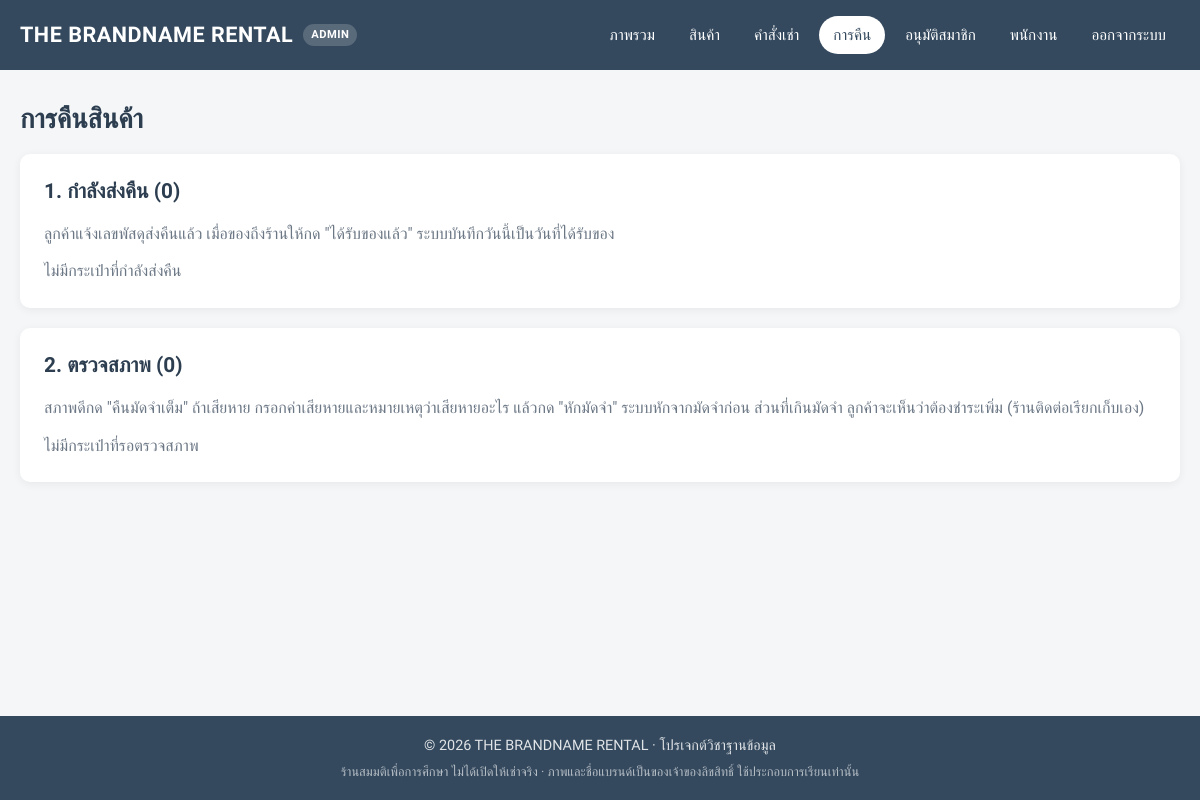
/project/admin/returns.php (signed in), run on an earlier commit of the app's database.
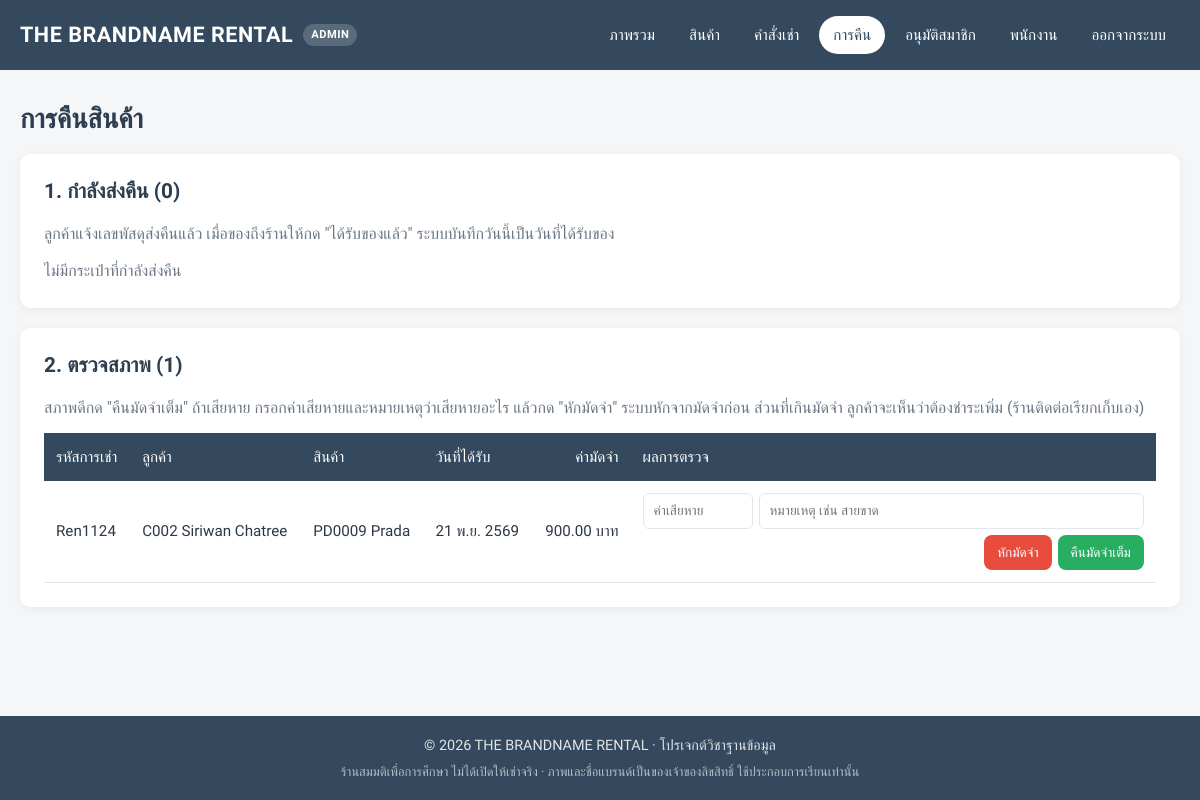
And on a later commit of the database.
### tables this page shows
CREATE TABLE rentals (
    rental_id     VARCHAR(50) PRIMARY KEY,
    order_id      VARCHAR(50) NOT NULL,
    product_id    VARCHAR(50) NOT NULL,
    employees_id  VARCHAR(50) NULL,
    track_rentals VARCHAR(50) NULL,
    rental_date   DATE        NOT NULL,
    rental_days   INT         NOT NULL,
    due_date      DATE AS (rental_date + INTERVAL rental_days DAY) STORED,
    daily_price   INT         NOT NULL,
    deposit_fee   INT         NOT NULL,
    shipped_date  DATE        NULL,
    rental_status ENUM('Pending', 'Accepted', 'Preparing', 'Shipped', 'Returning', 'Received', 'Completed', 'Deducted', 'Cancelled') NOT NULL DEFAULT 'Pending',
    INDEX idx_rentals_product_status (product_id, rental_status),
    FOREIGN KEY (order_id)     REFERENCES orders(order_id),
    FOREIGN KEY (product_id)   REFERENCES products(product_id),
    FOREIGN KEY (employees_id) REFERENCES employees(employees_id)
);

CREATE TABLE orders (
    order_id     VARCHAR(50)  PRIMARY KEY,
    customers_id VARCHAR(50)  NOT NULL,
    slip_file    VARCHAR(100) NULL,        
    created_at   DATETIME     NOT NULL DEFAULT CURRENT_TIMESTAMP,
    reviewed_at  DATETIME     NULL,        
    FOREIGN KEY (customers_id) REFERENCES customers(customers_id)
);

CREATE TABLE customers (
    customers_id        VARCHAR(50)  PRIMARY KEY,
    customers_firstname VARCHAR(50),
    customers_lastname  VARCHAR(50),
    gender              VARCHAR(50),
    customers_member    VARCHAR(10)  NOT NULL DEFAULT 'no',    
    member_until        DATE         NULL,                     
    phonenumber         VARCHAR(15),
    email               VARCHAR(100) NOT NULL UNIQUE,
    address             VARCHAR(200),
    postal_code         VARCHAR(10),
    password            VARCHAR(255) NOT NULL
);

CREATE TABLE products (
    product_id         VARCHAR(50) PRIMARY KEY,
    brand              VARCHAR(50),
    details            VARCHAR(100),
    daily_rental_price INT,
    image              VARCHAR(100) NULL    
);

CREATE TABLE returnss (
    return_id      VARCHAR(50)  PRIMARY KEY,
    rental_id      VARCHAR(50)  NOT NULL UNIQUE,
    return_date    DATE         NOT NULL,
    deduction      INT          NOT NULL DEFAULT 0,
    deduction_note VARCHAR(255) NULL,
    FOREIGN KEY (rental_id) REFERENCES rentals(rental_id)
);

### project/includes/helpers.php (called while the page is built, shortened)
<?php
function e($value): string
{
    return htmlspecialchars((string) ($value ?? ''), ENT_QUOTES, 'UTF-8');
}
function baht($amount): string
{
    return number_format((float) $amount, 2) . ' บาท';
}
function thai_date(?string $value): string
{
    $time = strtotime($value);
    $text = (int) date('j', $time) . ' ' . THAI_MONTHS[(int) date('n', $time) - 1] . ' ' . ((int) date('Y', $time) + 543);
    return strlen($value) > 10 ? $text . ' ' . date('H:i', $time) : $text;
}

### project/admin/returns.php (the view, shortened to what the changed rows need)
<?php
require_once '../includes/db.php';
$columns = "r.rental_id, o.customers_id, r.product_id, p.brand, r.deposit_fee, r.due_date, t.track_return, rs.return_date,
    c.customers_firstname, c.customers_lastname";
$from = "FROM rentals r
    JOIN orders o ON o.order_id = r.order_id
    JOIN customers c ON c.customers_id = o.customers_id
    JOIN track_return t ON t.rental_id = r.rental_id
    LEFT JOIN returnss rs ON rs.rental_id = r.rental_id
    LEFT JOIN products p ON p.product_id = r.product_id";
$incoming = $conn->query("SELECT $columns $from WHERE r.rental_status = 'Returning' ORDER BY r.due_date, r.rental_id")->fetch_all(MYSQLI_ASSOC);
$to_inspect = $conn->query("SELECT $columns $from WHERE r.rental_status = 'Received' ORDER BY rs.return_date, r.rental_id")->fetch_all(MYSQLI_ASSOC);
$customer_name = fn(array $row) => $row['customers_id'] . ' ' . $row['customers_firstname'] . ' ' . $row['customers_lastname'];
page_start('การคืนสินค้า', 'admin', 'returns');
?>
<h1>การคืนสินค้า</h1>
<div class="stack">
    <section class="card">
        <h2>1. กำลังส่งคืน (<?php echo count($incoming); ?>)</h2>
    </section>
    <section class="card">
        <h2>2. ตรวจสภาพ (<?php echo count($to_inspect); ?>)</h2>
        <p class="muted">สภาพดีกด "คืนมัดจำเต็ม" ถ้าเสียหาย กรอกค่าเสียหายและหมายเหตุว่าเสียหายอะไร แล้วกด "หักมัดจำ" ระบบหักจากมัดจำก่อน ส่วนที่เกินมัดจำ ลูกค้าจะเห็นว่าต้องชำระเพิ่ม (ร้านติดต่อเรียกเก็บเอง)</p>
        <?php if ($to_inspect): ?>
            <div class="table-wrap">
                <table class="table">
                    <thead>
                        <tr>
                            <th>รหัสการเช่า</th>
                            <th>ลูกค้า</th>
                            <th>สินค้า</th>
                            <th>วันที่ได้รับ</th>
                            <th class="num">ค่ามัดจำ</th>
                            <th>ผลการตรวจ</th>
                        </tr>
                    </thead>
                    <tbody>
                        <?php foreach ($to_inspect as $row): $deposit = (int) $row['deposit_fee']; ?>
                            <tr>
                                <td><?php echo e($row['rental_id']); ?></td>
                                <td><?php echo e($customer_name($row)); ?></td>
                                <td><?php echo e($row['product_id'] . ' ' . $row['brand']); ?></td>
                                <td class="nowrap"><?php echo e(thai_date($row['return_date'])); ?></td>
                                <td class="num"><?php echo baht($deposit); ?></td>
                                <td>
                                    <form method="POST" class="inspect-form">
                                        <input type="number" name="deduction" min="1" step="1" placeholder="ค่าเสียหาย" aria-label="ค่าเสียหาย (บาท)">
                                        <input type="text" name="deduction_note" maxlength="255" placeholder="หมายเหตุ เช่น สายขาด" aria-label="หมายเหตุถึงลูกค้า">
                                        <div class="inspect-actions">
                                            <button type="submit" name="action" value="deduct" class="btn btn-danger btn-sm"><?php echo $deposit > 0 ? 'หักมัดจำ' : 'บันทึกค่าเสียหาย'; ?></button>
                                            <button type="submit" name="action" value="complete" class="btn btn-success btn-sm"><?php echo $deposit > 0 ? 'คืนมัดจำเต็ม' : 'เสร็จสมบูรณ์'; ?></button>
                                        </div>
                                    </form>
                                </td>
                            </tr>
                        <?php endforeach; ?>
                    </tbody>
                </table>
            </div>
        <?php else: ?>
            <p class="muted">ไม่มีกระเป๋าที่รอตรวจสภาพ</p>
        <?php endif; ?>
    </section>
</div>
<?php page_end(); ?>

### project/includes/layout.php (shortened to what the changed rows need)
<?php
function page_base(string $area): string
{
    return $area === 'admin' ? '../' : '';
}
function page_start(string $title, string $area = 'shop', string $active = ''): void
{
    $base = page_base($area);
    $nav = $area === 'admin' ? admin_nav() : shop_nav();
    ?>
<!DOCTYPE html>
<html lang="th">
<head>
    <link rel="stylesheet" href="<?php echo $base; ?>assets/css/style.css">
</head>
<body class="area-<?php echo e($area); ?>">
<header class="site-header">
    <div class="container header-inner">
        <nav class="nav">
            <?php foreach ($nav as $item): ?>
                <?php if (isset($item['post'])): ?>
                    <form method="POST" action="<?php echo e($item['post']); ?>" class="nav-form">
                        <button type="submit" class="nav-link"><?php echo e($item['label']); ?></button>
                    </form>
                <?php else: ?>
                    <a class="nav-link<?php echo $item['key'] === $active ? ' active' : ''; ?>" href="<?php echo e($item['href']); ?>"><?php echo e($item['label']); ?></a>
                <?php endif; ?>
            <?php endforeach; ?>
        </nav>
    </div>
</header>
<main class="container page">
    <?php
}
function page_end(): void
{
    ?>
</main>
</body>
</html>
    <?php
}
function admin_nav(): array
{
    return [
        ['key' => 'dashboard', 'label' => 'ภาพรวม', 'href' => 'index.php'],
        ['key' => 'products', 'label' => 'สินค้า', 'href' => 'products.php'],
        ['key' => 'orders', 'label' => 'คำสั่งเช่า', 'href' => 'orders.php'],
        ['key' => 'returns', 'label' => 'การคืน', 'href' => 'returns.php'],
        ['key' => 'members', 'label' => 'อนุมัติสมาชิก', 'href' => 'members.php'],
        ['key' => 'employees', 'label' => 'พนักงาน', 'href' => 'employees.php'],
        ['key' => 'logout', 'label' => 'ออกจากระบบ', 'post' => 'logout.php'],
    ];
}

What changed in the data, as far as the page shows it:
added rentals: rental_id "Ren1124", order.customers_lastname "C002 Siriwan Chatree", product.brand "PD0009 Prada", returnss.return_date "21 พ.ย. 2569", deposit_fee "900.00 บาท", shows "หักมัดจำ", shows "คืนมัดจำเต็ม"
Also different on the page:
count($to_inspect): "0" → "1"
text no longer shown: "ไม่มีกระเป๋าที่รอตรวจสภาพ"
text now shown: "รหัสการเช่า ลูกค้า สินค้า วันที่ได้รับ ค่ามัดจำ ผลการตรวจ"
